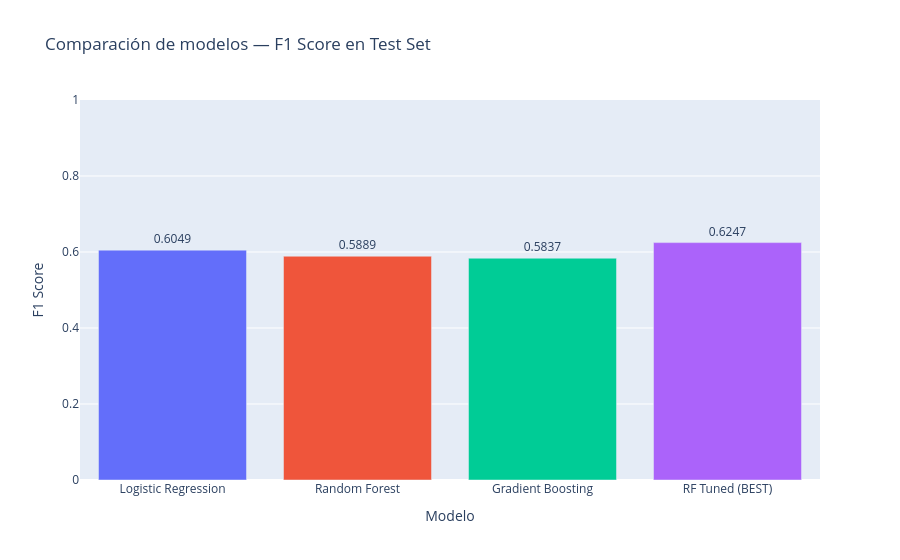

The notebook cell saved with this chart:
### Code cell
fig = px.bar(
    resultados_todos,
    x="modelo", y="f1",
    color="modelo",
    title="Comparación de modelos — F1 Score en Test Set",
    labels={"f1": "F1 Score", "modelo": "Modelo"},
    text="f1"
)
fig.update_traces(texttemplate='%{text:.4f}', textposition='outside')
fig.update_layout(showlegend=False, yaxis_range=[0, 1])
fig.write_html("../artifacts/comparacion_modelos.html")
fig.show()

print("\nResumen final:")
print(resultados_todos.to_string(index=False))

### Figure 1 — Plotly figure (JSON) as saved in the notebook; plotly's stock layout.template omitted (floating-point values rounded to 4 significant figures)
{"data": [{"hovertemplate": "Modelo=%{x}<br>F1 Score=%{text}<extra></extra>", "legendgroup": "Logistic Regression", "marker": {"color": "#636efa", "pattern": {"shape": ""}}, "name": "Logistic Regression", "orientation": "v", "showlegend": true, "text": [0.6049], "textposition": "outside", "texttemplate": "%{text:.4f}", "type": "bar", "x": ["Logistic Regression"], "xaxis": "x", "y": [0.6049], "yaxis": "y"}, {"hovertemplate": "Modelo=%{x}<br>F1 Score=%{text}<extra></extra>", "legendgroup": "Random Forest", "marker": {"color": "#EF553B", "pattern": {"shape": ""}}, "name": "Random Forest", "orientation": "v", "showlegend": true, "text": [0.5889], "textposition": "outside", "texttemplate": "%{text:.4f}", "type": "bar", "x": ["Random Forest"], "xaxis": "x", "y": [0.5889], "yaxis": "y"}, {"hovertemplate": "Modelo=%{x}<br>F1 Score=%{text}<extra></extra>", "legendgroup": "Gradient Boosting", "marker": {"color": "#00cc96", "pattern": {"shape": ""}}, "name": "Gradient Boosting", "orientation": "v", "showlegend": true, "text": [0.5837], "textposition": "outside", "texttemplate": "%{text:.4f}", "type": "bar", "x": ["Gradient Boosting"], "xaxis": "x", "y": [0.5837], "yaxis": "y"}, {"hovertemplate": "Modelo=%{x}<br>F1 Score=%{text}<extra></extra>", "legendgroup": "RF Tuned (BEST)", "marker": {"color": "#ab63fa", "pattern": {"shape": ""}}, "name": "RF Tuned (BEST)", "orientation": "v", "showlegend": true, "text": [0.6247], "textposition": "outside", "texttemplate": "%{text:.4f}", "type": "bar", "x": ["RF Tuned (BEST)"], "xaxis": "x", "y": [0.6247], "yaxis": "y"}], "layout": {"barmode": "relative", "legend": {"title": {"text": "Modelo"}, "tracegroupgap": 0}, "showlegend": false, "title": {"text": "Comparación de modelos — F1 Score en Test Set"}, "xaxis": {"anchor": "y", "categoryarray": ["Logistic Regression", "Random Forest", "Gradient Boosting", "RF Tuned (BEST)"], "categoryorder": "array", "domain": [0, 1], "title": {"text": "Modelo"}}, "yaxis": {"anchor": "x", "domain": [0, 1], "range": [0, 1], "title": {"text": "F1 Score"}}}}
